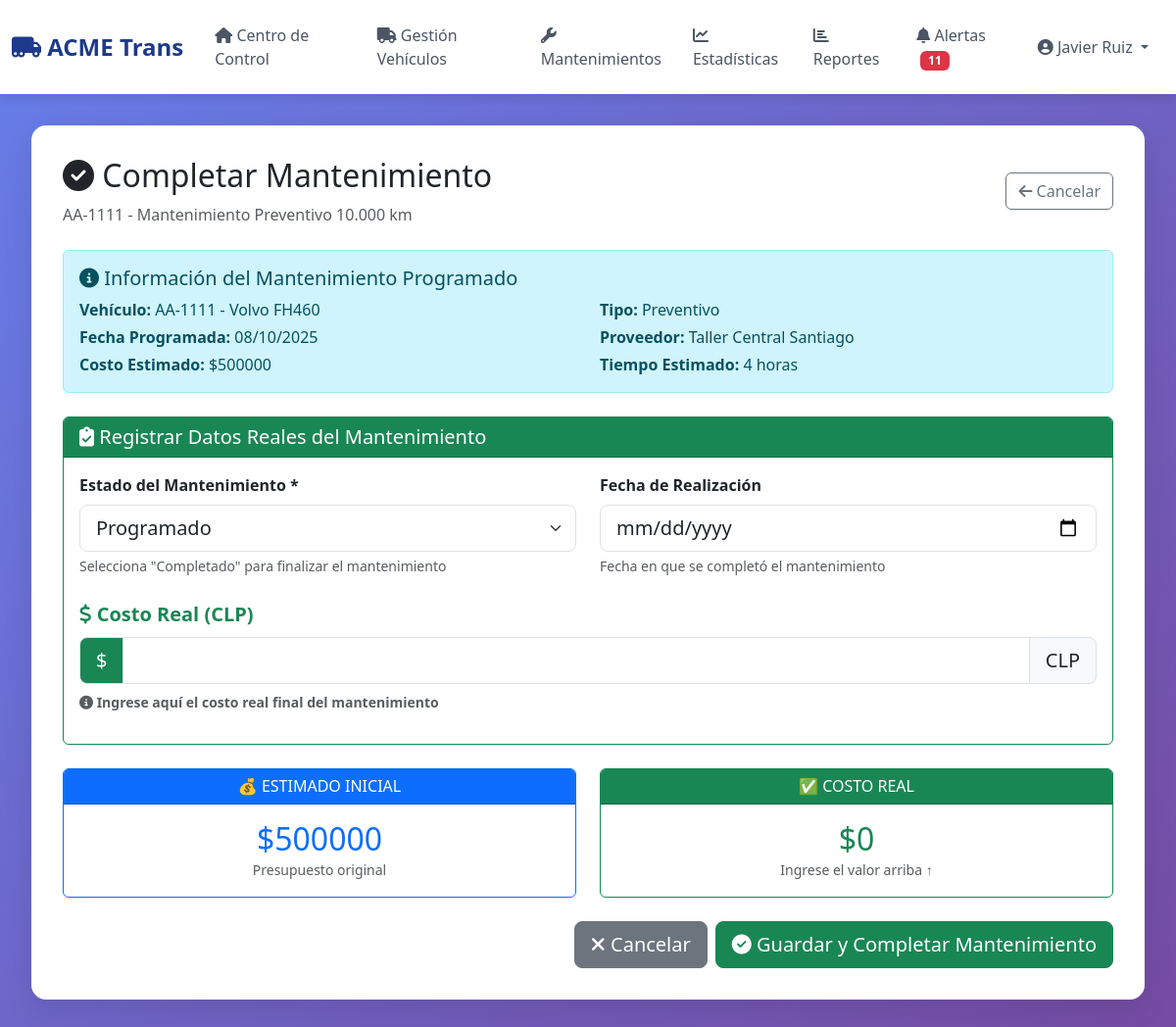
The app's page /dashboard/mantenimientos/2/completar/ (signed in), older data.
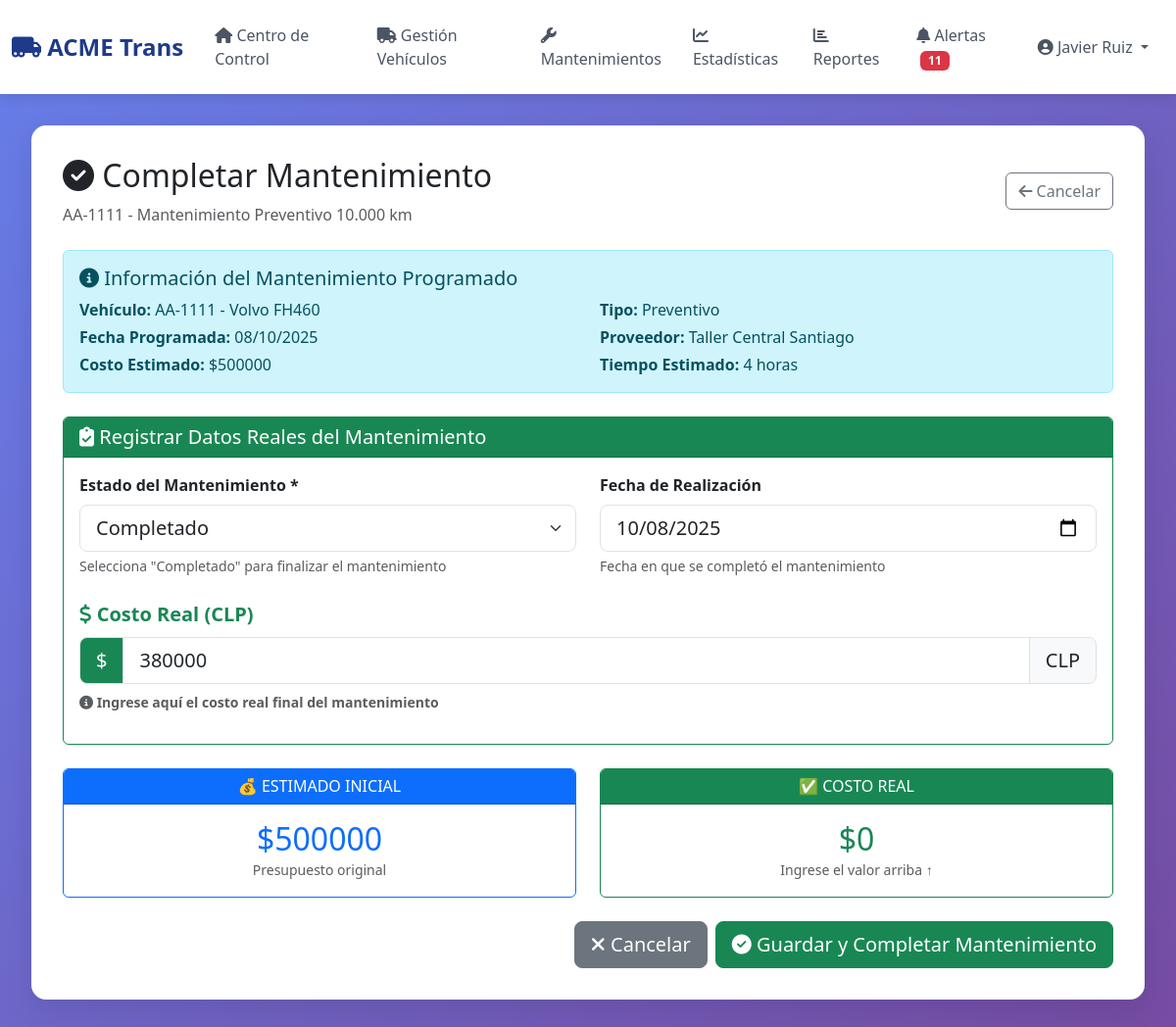
The same page, newer data.
### flota/models.py (models this page shows, shortened)
class Mantenimiento(models.Model):
    ESTADO_CHOICES = [
        ('programado', 'Programado'),
        ('en_proceso', 'En Proceso'),
        ('completado', 'Completado'),
        ('cancelado', 'Cancelado'),
    ]
    TIPO_CHOICES = [
        ('preventivo', 'Preventivo'),
        ('correctivo', 'Correctivo'),
    ]
    PRIORIDAD_CHOICES = [
        ('baja', 'Baja'),
        ('media', 'Media'),
        ('alta', 'Alta'),
        ('critica', 'Crítica'),
    ]
    vehiculo = models.ForeignKey(
        Vehiculo,
        on_delete=models.CASCADE,
        related_name='mantenimientos',
        verbose_name="Vehículo"
    )
    tipo_mantenimiento = models.ForeignKey(
        TipoMantenimiento,
        on_delete=models.CASCADE,
        verbose_name="Tipo de Mantenimiento"
    )
    proveedor = models.ForeignKey(
        Proveedor,
        on_delete=models.CASCADE,
        verbose_name="Proveedor"
    )
    tipo = models.CharField(
        max_length=20,
        choices=TIPO_CHOICES,
        default='preventivo',
        verbose_name="Tipo"
    )
    estado = models.CharField(
        max_length=20,
        choices=ESTADO_CHOICES,
        default='programado',
        verbose_name="Estado"
    )
    prioridad = models.CharField(
        max_length=20,
        choices=PRIORIDAD_CHOICES,
        default='media',
        verbose_name="Prioridad"
    )
    fecha_programada = models.DateField(verbose_name="Fecha Programada")
    fecha_realizacion = models.DateField(null=True, blank=True, verbose_name="Fecha de Realización")
    kilometraje_programado = models.IntegerField(verbose_name="Kilometraje Programado")
    costo_estimado = models.DecimalField(
        max_digits=10,
        decimal_places=0,
        verbose_name="Costo Estimado"
    )
    costo_real = models.DecimalField(
        max_digits=10,
        decimal_places=0,
        null=True,
        blank=True,
        verbose_name="Costo Real"
    )
    tiempo_estimado_horas = models.IntegerField(
        default=4,
        verbose_name="Tiempo Estimado (horas)"
    )
    descripcion = models.TextField(verbose_name="Descripción del Trabajo")
    observaciones_programacion = models.TextField(
        blank=True,
        verbose_name="Observaciones"
    )
    usuario_programacion = models.ForeignKey(
        User,
        on_delete=models.CASCADE,
        related_name='mantenimientos_programados',
        verbose_name="Usuario que Programó"
    )
    fecha_creacion = models.DateTimeField(auto_now_add=True)
    fecha_modificacion = models.DateTimeField(auto_now=True)
    class Meta:
        verbose_name = "Mantenimiento"
        verbose_name_plural = "Mantenimientos"
        ordering = ['-fecha_programada']

class Vehiculo(models.Model):
    ESTADO_CHOICES = [
        ('operativo', 'Operativo'),
        ('mantenimiento', 'En Mantenimiento'),
        ('fuera_servicio', 'Fuera de Servicio'),
    ]
    TIPO_CAPACIDAD_CHOICES = [
        ('GC', 'Gran Capacidad'),
        ('MC', 'Mediana Capacidad'),
    ]
    patente = models.CharField(max_length=10, unique=True, verbose_name="Patente")
    marca = models.CharField(max_length=50, verbose_name="Marca")
    modelo = models.CharField(max_length=50, verbose_name="Modelo")
    año = models.IntegerField(verbose_name="Año")
    tipo_capacidad = models.CharField(
        max_length=2,
        choices=TIPO_CAPACIDAD_CHOICES,
        default='MC',
        verbose_name="Tipo de Capacidad"
    )
    estado = models.CharField(
        max_length=20,
        choices=ESTADO_CHOICES,
        default='operativo',
        verbose_name="Estado"
    )
    kilometraje_actual = models.IntegerField(default=0, verbose_name="Kilometraje Actual")
    centro_operacion = models.ForeignKey(
        CentroOperacional,
        on_delete=models.CASCADE,
        related_name='vehiculos',
        verbose_name="Centro Operacional"
    )
    numero_chasis = models.CharField(max_length=50, blank=True, verbose_name="Número de Chasis")
    numero_motor = models.CharField(max_length=50, blank=True, verbose_name="Número de Motor")
    valor_adquisicion = models.DecimalField(
        max_digits=12,
        decimal_places=0,
        null=True,
        blank=True,
        verbose_name="Valor de Adquisición"
    )
    fecha_adquisicion = models.DateField(
        null=True,
        blank=True,
        verbose_name="Fecha de Adquisición"
    )
    imagen = models.ImageField(
        upload_to='vehiculos/',
        null=True,
        blank=True,
        verbose_name="Foto del Vehículo"
    )
    observaciones = models.TextField(blank=True, verbose_name="Observaciones")
    activo = models.BooleanField(default=True)
    fecha_creacion = models.DateTimeField(auto_now_add=True)
    fecha_modificacion = models.DateTimeField(auto_now=True)
    class Meta:
        verbose_name = "Vehículo"
        verbose_name_plural = "Vehículos"
        ordering = ['patente']

class TipoMantenimiento(models.Model):
    nombre = models.CharField(max_length=100, verbose_name="Nombre")
    descripcion = models.TextField(verbose_name="Descripción")
    frecuencia_km = models.IntegerField(
        help_text="Cada cuántos km se debe realizar",
        verbose_name="Frecuencia (km)"
    )
    costo_estimado = models.DecimalField(
        max_digits=10,
        decimal_places=0,
        verbose_name="Costo Estimado"
    )
    tiempo_estimado_horas = models.IntegerField(verbose_name="Tiempo Estimado (horas)")
    es_preventivo = models.BooleanField(default=True, verbose_name="¿Es Preventivo?")
    activo = models.BooleanField(default=True)
    class Meta:
        verbose_name = "Tipo de Mantenimiento"
        verbose_name_plural = "Tipos de Mantenimiento"

class Proveedor(models.Model):
    nombre = models.CharField(max_length=100, verbose_name="Nombre")
    rut = models.CharField(max_length=12, verbose_name="RUT")
    direccion = models.TextField(verbose_name="Dirección")
    telefono = models.CharField(max_length=20, verbose_name="Teléfono")
    email = models.EmailField(verbose_name="Email")
    contacto_principal = models.CharField(max_length=100, verbose_name="Contacto Principal")
    especialidad = models.CharField(max_length=100, verbose_name="Especialidad")
    activo = models.BooleanField(default=True)
    fecha_creacion = models.DateTimeField(auto_now_add=True)
    class Meta:
        verbose_name = "Proveedor"
        verbose_name_plural = "Proveedores"

### flota/views.py (the view)
# urls.py: path('mantenimientos/<int:pk>/completar/', views.mantenimiento_completar_view, name='mantenimiento_completar'),
@login_required
def mantenimiento_completar_view(request, pk):
    mantenimiento = get_object_or_404(Mantenimiento, pk=pk)
    if request.method == 'POST':
        form = CompletarMantenimientoForm(request.POST, instance=mantenimiento)
        if form.is_valid():
            mantenimiento = form.save()
            numero_reporte = f"MT-2025-{mantenimiento.pk:04d}"
            mensaje_html = f"""
            <strong>✅ Mantenimiento completado exitosamente</strong><br><br>
            <div style='background: #f0f9ff; padding: 15px; border-left: 4px solid #3b82f6; margin-top: 10px;'>
                <strong>📊 Reporte Automático Generado</strong><br>
                <hr style='margin: 8px 0; border-color: #bfdbfe;'>
                <strong>Número:</strong> {numero_reporte}<br>
                <strong>📧 Enviado a:</strong> Jefe de Mantenimiento, Gerente de Operaciones<br>
                <strong>📎 Formatos:</strong> PDF, Excel (.xlsx)<br>
                <strong>💾 Ubicación:</strong> Sistema DocuTrans → Mantenimientos 2025<br>
                <small style='color: #64748b; margin-top: 8px; display: block;'>
                    <em>En el sistema real, este reporte se enviaría automáticamente por email y se almacenaría en el servidor.</em>
                </small>
            </div>
            """
            messages.success(request, mensaje_html, extra_tags='safe')
            return redirect('flota:mantenimiento_detalle', pk=mantenimiento.pk)
    else:
        form = CompletarMantenimientoForm(instance=mantenimiento)
    context = {
        'form': form,
        'mantenimiento': mantenimiento,
        'page_title': f'Completar Mantenimiento {mantenimiento.vehiculo.patente}',
    }
    return render(request, 'flota/mantenimiento_completar.html', context)

### flota/forms.py
class CompletarMantenimientoForm(forms.ModelForm):
    class Meta:
        model = Mantenimiento
        fields = [
            'estado', 'fecha_realizacion', 'costo_real'
        ]
        widgets = {
            'estado': forms.Select(attrs={'class': 'form-select form-select-lg'}),
            'fecha_realizacion': forms.DateInput(attrs={
                'type': 'date',
                'class': 'form-control form-control-lg',
            }),
            'costo_real': forms.NumberInput(attrs={
                'class': 'form-control form-control-lg',
                'min': 0,
                'step': '1000',
            }),
        }
        labels = {
            'estado': 'Estado del Mantenimiento *',
            'fecha_realizacion': 'Fecha de Realización',
            'costo_real': 'Costo Real (CLP)',
        }

### flota/templates/flota/mantenimiento_completar.html (shortened to what the changed rows need)
{% extends 'flota/base.html' %}
{% block content %}
<div class="card-custom">
    <div class="d-flex justify-content-between align-items-center mb-4">
        <div>
            <h2><i class="fas fa-check-circle"></i> Completar Mantenimiento</h2>
            <p class="text-muted mb-0">{{ mantenimiento.vehiculo.patente }} - {{ mantenimiento.tipo_mantenimiento.nombre }}</p>
        </div>
    </div>
    <div class="alert alert-info mb-4">
        <div class="row">
            <div class="col-md-6">
                <p class="mb-1"><strong>Vehículo:</strong> {{ mantenimiento.vehiculo.patente }} - {{ mantenimiento.vehiculo.marca }} {{ mantenimiento.vehiculo.modelo }}</p>
                <p class="mb-1"><strong>Fecha Programada:</strong> {{ mantenimiento.fecha_programada|date:"d/m/Y" }}</p>
                <p class="mb-0"><strong>Costo Estimado:</strong> ${{ mantenimiento.costo_estimado|floatformat:0 }}</p>
            </div>
            <div class="col-md-6">
                <p class="mb-1"><strong>Tipo:</strong> {{ mantenimiento.get_tipo_display }}</p>
                <p class="mb-1"><strong>Proveedor:</strong> {{ mantenimiento.proveedor.nombre }}</p>
                <p class="mb-0"><strong>Tiempo Estimado:</strong> {{ mantenimiento.tiempo_estimado_horas }} horas</p>
            </div>
        </div>
    </div>
    <form method="post">
        <div class="card border-success mb-4">
            <div class="card-body">
                <div class="row">
                    <div class="col-md-6 mb-4">
                        <label class="form-label fw-bold">{{ form.estado.label }}</label>
                        {{ form.estado }}
                        <small class="form-text text-muted d-block mt-1">
                            Selecciona "Completado" para finalizar el mantenimiento
                        </small>
                    </div>
                    <div class="col-md-6 mb-4">
                        <label class="form-label fw-bold">{{ form.fecha_realizacion.label }}</label>
                        {{ form.fecha_realizacion }}
                        <small class="form-text text-muted d-block mt-1">
                            Fecha en que se completó el mantenimiento
                        </small>
                    </div>
                    <div class="col-md-12 mb-3">
                        <div class="input-group input-group-lg">
                            <span class="input-group-text bg-success text-white">$</span>
                            {{ form.costo_real }}
                            <span class="input-group-text">CLP</span>
                        </div>
                    </div>
                </div>
            </div>
        </div>
        <div class="row mb-4">
            <div class="col-md-6">
                <div class="card border-primary">
                    <div class="card-body text-center">
                        <h2 class="text-primary mb-0">${{ mantenimiento.costo_estimado|floatformat:0 }}</h2>
                        <small class="text-muted">Presupuesto original</small>
                    </div>
                </div>
            </div>
            <div class="col-md-6">
                <div class="card border-success">
                    <div class="card-body text-center">
                        <h2 class="text-success mb-0" id="costo-real-preview">$0</h2>
                    </div>
                </div>
            </div>
        </div>
    </form>
</div>
{% endblock %}a

Row changes from the older to the newer data that the page shows:
changed Mantenimiento "Preventivo": estado "Programado" → "Completado"; fecha_realizacion (not shown) → "10/08/2025"; costo_real (not shown) → "380000"
